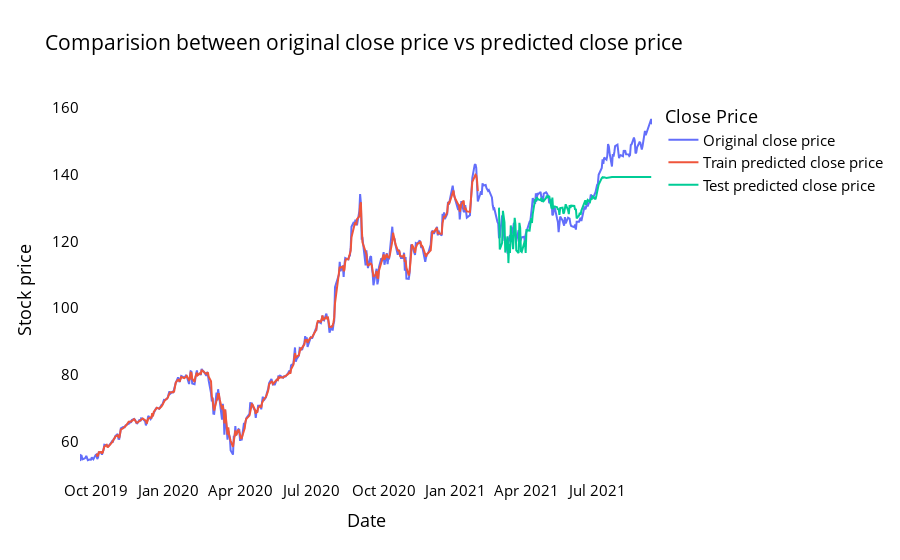

The code cell stored with this chart in its notebook:
### Code cell
import plotly.graph_objects as go
from itertools import cycle

# shifting train predictions for plotting
look_back = time_step
trainPredictPlot = np.empty_like(closedf)
trainPredictPlot[:, :] = np.nan
trainPredictPlot[look_back:len(train_predict)+look_back, :] = train_predict
print("Train predicted data: ", trainPredictPlot.shape)

# shifting test predictions for plotting
testPredictPlot = np.empty_like(closedf)
testPredictPlot[:, :] = np.nan
testPredictPlot[len(train_predict)+(look_back*2)+1:len(closedf)-1, :] = test_predict
print("Test predicted data: ", testPredictPlot.shape)

names = cycle(['Original close price','Train predicted close price','Test predicted close price'])

# plotting the results 
plotdf = pd.DataFrame({'Date': close_stock['Date'],
                       'original_close': close_stock['Close'],
                      'train_predicted_close': trainPredictPlot.reshape(1,-1)[0].tolist(),
                      'test_predicted_close': testPredictPlot.reshape(1,-1)[0].tolist()})

fig = go.Figure()

# Adding original close price to the plot
fig.add_trace(go.Scatter(x=plotdf['Date'], y=plotdf['original_close'], mode='lines', name=next(names)))

# Adding train predicted close price to the plot
fig.add_trace(go.Scatter(x=plotdf['Date'], y=plotdf['train_predicted_close'], mode='lines', name=next(names)))

# Adding test predicted close price to the plot
fig.add_trace(go.Scatter(x=plotdf['Date'], y=plotdf['test_predicted_close'], mode='lines', name=next(names)))

fig.update_layout(title='Comparision between original close price vs predicted close price',
                  xaxis_title='Date',
                  yaxis_title='Stock price',
                  plot_bgcolor='white', 
                  font_size=15, 
                  font_color='black', 
                  legend_title_text='Close Price')

fig.show()

### Figure 1 — Plotly figure (JSON) as saved in the notebook; plotly's stock layout.template omitted (floating-point values rounded to 4 significant figures; data arrays with more than 128 entries replaced by an {"elided": "..."} marker saying what was removed)
{"data": [{"mode": "lines", "name": "Original close price", "type": "scatter", "x": {"elided": "504 str values"}, "y": {"elided": "504 float values"}}, {"mode": "lines", "name": "Train predicted close price", "type": "scatter", "x": {"elided": "504 str values"}, "y": {"elided": "504 float values"}}, {"mode": "lines", "name": "Test predicted close price", "type": "scatter", "x": {"elided": "504 str values"}, "y": {"elided": "504 float values"}}], "layout": {"font": {"color": "black", "size": 15}, "legend": {"title": {"text": "Close Price"}}, "plot_bgcolor": "white", "title": {"text": "Comparision between original close price vs predicted close price"}, "xaxis": {"title": {"text": "Date"}}, "yaxis": {"title": {"text": "Stock price"}}}}
